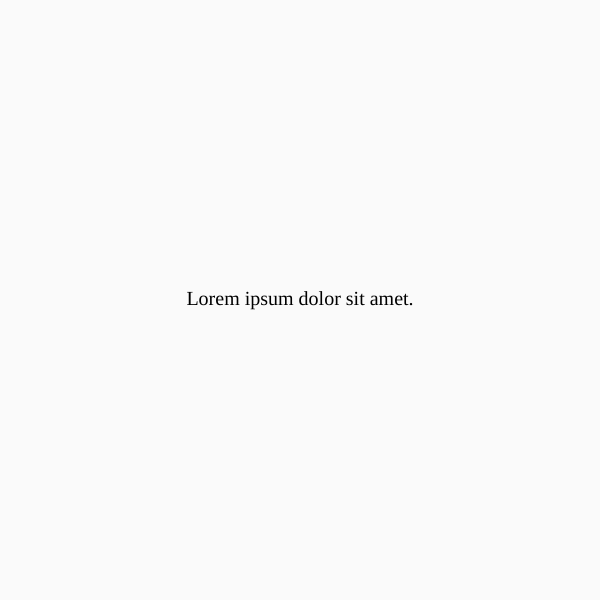
Frame 1 (no input)
Frame 60 (no input): identical to frame 1, image omitted
Frame 120 (the mouse pressed at the canvas centre since frame 60): identical to frame 1, image omitted

The p5.js sketch that drew this single still picture (run headless with seeded random() and noise() and a simulated clock; from frame 60 on, the mouse is pressed at the canvas centre):

// p5.js sketch
// ── sketch.js
let sampleText;

function setup() {
  createCanvas(600, 600);
  textFont("Coiny");
  textSize(20);
  textAlign(CENTER, CENTER);
  sampleText = "Lorem ipsum dolor sit amet.";
}

function draw() {
  background(250);
  text(sampleText, width * 0.5, height * 0.5);
}
